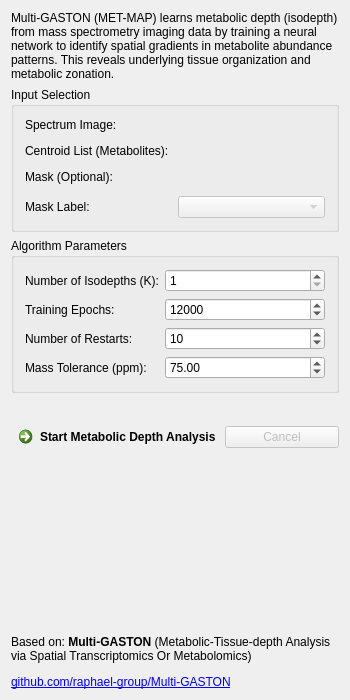
<?xml version="1.0" encoding="UTF-8"?>
<ui version="4.0">
 <class>MetabolicDepthViewControls</class>
 <widget class="QWidget" name="MetabolicDepthViewControls">
  <property name="geometry">
   <rect>
    <x>0</x>
    <y>0</y>
    <width>350</width>
    <height>700</height>
   </rect>
  </property>
  <property name="windowTitle">
   <string>Metabolic Depth View</string>
  </property>
  <layout class="QVBoxLayout" name="verticalLayout">
   <item>
    <widget class="QLabel" name="labelDescription">
     <property name="text">
      <string>Multi-GASTON (MET-MAP) learns metabolic depth (isodepth) from mass spectrometry imaging data by training a neural network to identify spatial gradients in metabolite abundance patterns. This reveals underlying tissue organization and metabolic zonation.</string>
     </property>
     <property name="wordWrap">
      <bool>true</bool>
     </property>
    </widget>
   </item>
   <item>
    <widget class="QGroupBox" name="groupBoxInput">
     <property name="title">
      <string>Input Selection</string>
     </property>
     <layout class="QVBoxLayout" name="verticalLayout_2">
      <item>
       <widget class="QLabel" name="labelImage">
        <property name="text">
         <string>Spectrum Image:</string>
        </property>
       </widget>
      </item>
      <item>
       <widget class="QmitkSingleNodeSelectionWidget" name="imageSelection" native="true"/>
      </item>
      <item>
       <widget class="QLabel" name="labelCentroids">
        <property name="text">
         <string>Centroid List (Metabolites):</string>
        </property>
       </widget>
      </item>
      <item>
       <widget class="QmitkSingleNodeSelectionWidget" name="centroidsSelection" native="true"/>
      </item>
      <item>
       <widget class="QLabel" name="labelMask">
        <property name="text">
         <string>Mask (Optional):</string>
        </property>
       </widget>
      </item>
      <item>
       <widget class="QmitkSingleNodeSelectionWidget" name="maskSelection" native="true"/>
      </item>
      <item>
       <layout class="QHBoxLayout" name="horizontalLayout_mask">
        <item>
         <widget class="QLabel" name="labelMaskLabel">
          <property name="text">
           <string>Mask Label:</string>
          </property>
         </widget>
        </item>
        <item>
         <widget class="QComboBox" name="comboBoxMaskLabel">
          <property name="enabled">
           <bool>false</bool>
          </property>
         </widget>
        </item>
       </layout>
      </item>
     </layout>
    </widget>
   </item>
   <item>
    <widget class="QGroupBox" name="groupBoxParameters">
     <property name="title">
      <string>Algorithm Parameters</string>
     </property>
     <layout class="QFormLayout" name="formLayout">
      <item row="0" column="0">
       <widget class="QLabel" name="labelIsodepths">
        <property name="text">
         <string>Number of Isodepths (K):</string>
        </property>
        <property name="toolTip">
         <string>Number of distinct gradients/isodepths to learn. Typically 1 for tissue with one dominant gradient.</string>
        </property>
       </widget>
      </item>
      <item row="0" column="1">
       <widget class="QSpinBox" name="spinBoxIsodepths">
        <property name="minimum">
         <number>1</number>
        </property>
        <property name="maximum">
         <number>10</number>
        </property>
        <property name="value">
         <number>1</number>
        </property>
       </widget>
      </item>
      <item row="1" column="0">
       <widget class="QLabel" name="labelEpochs">
        <property name="text">
         <string>Training Epochs:</string>
        </property>
        <property name="toolTip">
         <string>Number of training epochs for the neural network. More epochs may improve accuracy but increase computation time.</string>
        </property>
       </widget>
      </item>
      <item row="1" column="1">
       <widget class="QSpinBox" name="spinBoxEpochs">
        <property name="minimum">
         <number>1000</number>
        </property>
        <property name="maximum">
         <number>50000</number>
        </property>
        <property name="singleStep">
         <number>1000</number>
        </property>
        <property name="value">
         <number>12000</number>
        </property>
       </widget>
      </item>
      <item row="2" column="0">
       <widget class="QLabel" name="labelRestarts">
        <property name="text">
         <string>Number of Restarts:</string>
        </property>
        <property name="toolTip">
         <string>Number of random initializations to train. The best model will be selected automatically.</string>
        </property>
       </widget>
      </item>
      <item row="2" column="1">
       <widget class="QSpinBox" name="spinBoxRestarts">
        <property name="minimum">
         <number>1</number>
        </property>
        <property name="maximum">
         <number>50</number>
        </property>
        <property name="value">
         <number>10</number>
        </property>
       </widget>
      </item>
      <item row="3" column="0">
       <widget class="QLabel" name="labelTolerance">
        <property name="text">
         <string>Mass Tolerance (ppm):</string>
        </property>
        <property name="toolTip">
         <string>Mass tolerance for extracting ion images from spectrum data.</string>
        </property>
       </widget>
      </item>
      <item row="3" column="1">
       <widget class="QDoubleSpinBox" name="doubleSpinBoxTolerance">
        <property name="minimum">
         <double>1.000000000000000</double>
        </property>
        <property name="maximum">
         <double>1000.000000000000000</double>
        </property>
        <property name="singleStep">
         <double>5.000000000000000</double>
        </property>
        <property name="value">
         <double>75.000000000000000</double>
        </property>
       </widget>
      </item>
     </layout>
    </widget>
   </item>
   <item>
    <widget class="QLabel" name="labelStatus">
     <property name="text">
      <string/>
     </property>
     <property name="wordWrap">
      <bool>true</bool>
     </property>
     <property name="alignment">
      <set>Qt::AlignCenter</set>
     </property>
    </widget>
   </item>
   <item>
    <layout class="QHBoxLayout" name="horizontalLayoutButtons">
     <item>
      <widget class="QCommandLinkButton" name="btnRun">
       <property name="text">
        <string>Start Metabolic Depth Analysis</string>
       </property>
      </widget>
     </item>
     <item>
      <widget class="QPushButton" name="btnCancel">
       <property name="text">
        <string>Cancel</string>
       </property>
       <property name="enabled">
        <bool>false</bool>
       </property>
      </widget>
     </item>
    </layout>
   </item>
   <item>
    <spacer name="verticalSpacer">
     <property name="orientation">
      <enum>Qt::Vertical</enum>
     </property>
     <property name="sizeHint" stdset="0">
      <size>
       <width>20</width>
       <height>40</height>
      </size>
     </property>
    </spacer>
   </item>
   <item>
    <widget class="QLabel" name="labelReference">
     <property name="text">
      <string>&lt;html&gt;&lt;head/&gt;&lt;body&gt;&lt;p&gt;Based on: &lt;span style=&quot; font-weight:600;&quot;&gt;Multi-GASTON&lt;/span&gt; (Metabolic-Tissue-depth Analysis via Spatial Transcriptomics Or Metabolomics)&lt;/p&gt;&lt;p&gt;&lt;a href=&quot;https://github.com/raphael-group/Multi-GASTON&quot;&gt;&lt;span style=&quot; text-decoration: underline; color:#0000ff;&quot;&gt;github.com/raphael-group/Multi-GASTON&lt;/span&gt;&lt;/a&gt;&lt;/p&gt;&lt;/body&gt;&lt;/html&gt;</string>
     </property>
     <property name="wordWrap">
      <bool>true</bool>
     </property>
     <property name="openExternalLinks">
      <bool>true</bool>
     </property>
    </widget>
   </item>
  </layout>
 </widget>
 <layoutdefault spacing="6" margin="11"/>
 <customwidgets>
  <customwidget>
   <class>QmitkSingleNodeSelectionWidget</class>
   <extends>QWidget</extends>
   <header>QmitkSingleNodeSelectionWidget.h</header>
   <container>1</container>
  </customwidget>
 </customwidgets>
 <resources/>
 <connections/>
</ui>
